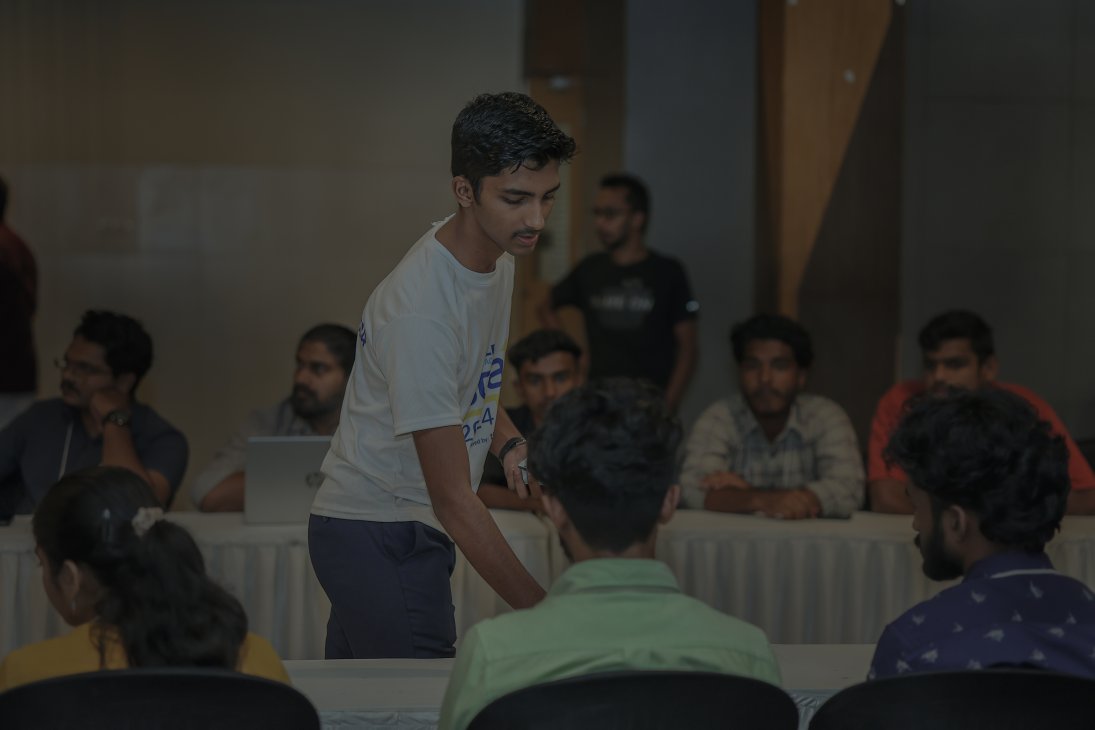
#> input picture Photos/IMGL7539.jpg, 5472 x 3648 px, found by its file name (shown at 1/5 size)
$ python 12-histogram.py
#> lines starting #> are read from the running program, lines starting #| are printed output that depends on the picture; after the words box and inside, x2 and y2 are one past the last pixel; in counts of white or black regions, pixels touching at a corner belong together
import cv2 as cv
import matplotlib.pyplot as plt
import numpy as np

img = cv.imread("Photos\IMGL7539.jpg")
#> img is the input picture: shape (3648, 5472, 3); mean B, G, R 41.4, 45.6, 46.8
resize = cv.resize(img,(800,500),cv.INTER_AREA)
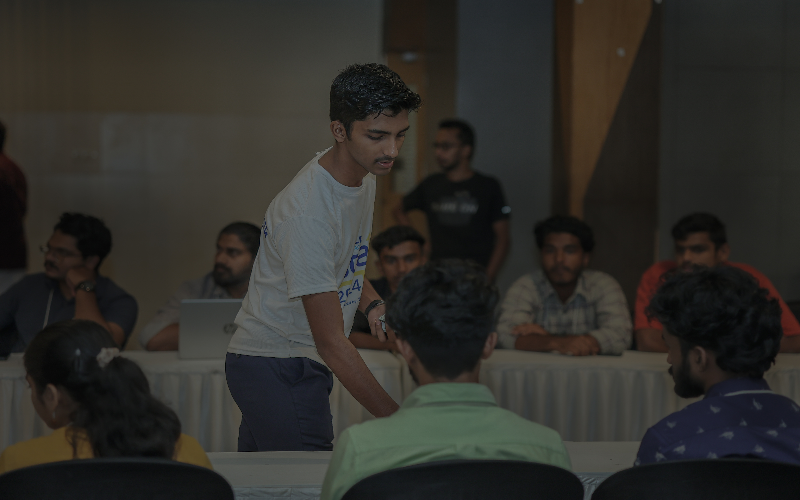
#> resize: shape (500, 800, 3); mean B, G, R 41.3, 45.5, 46.7
gray = cv.cvtColor(resize,cv.COLOR_BGR2GRAY)
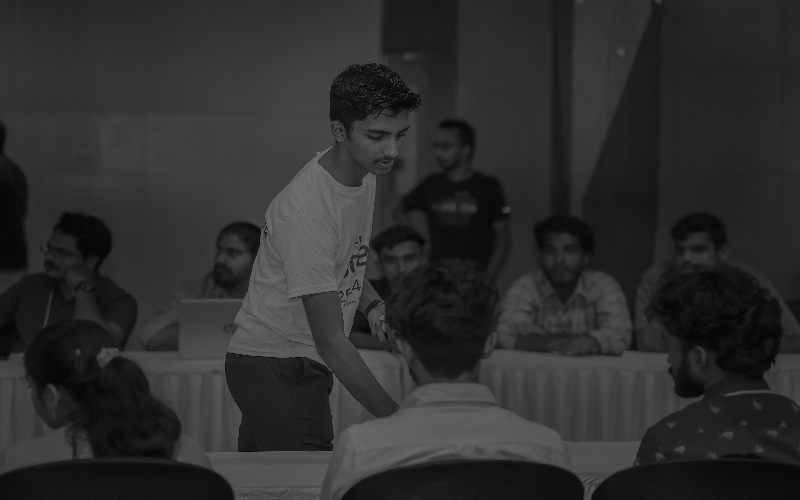
#> gray: shape (500, 800); min 0, max 120, mean 45.4
blank = np.zeros(gray.shape[0:2],dtype="uint8")

circle = cv.circle(blank,(gray.shape[1]//2,gray.shape[0]//2),100,255,-1)
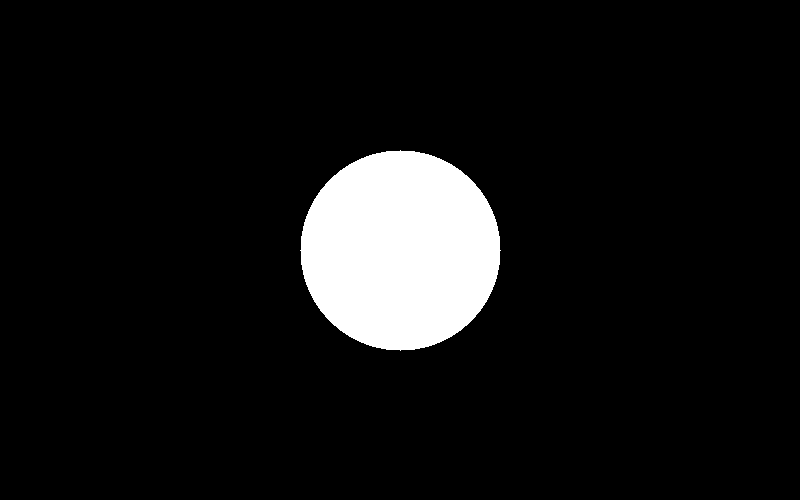
#> blank: shape (500, 800); 7.9% white; 1 white region, box (x1, y1, x2, y2) and area: (300, 150, 501, 351) 31417

mask = cv.bitwise_and(gray,gray,mask=circle)
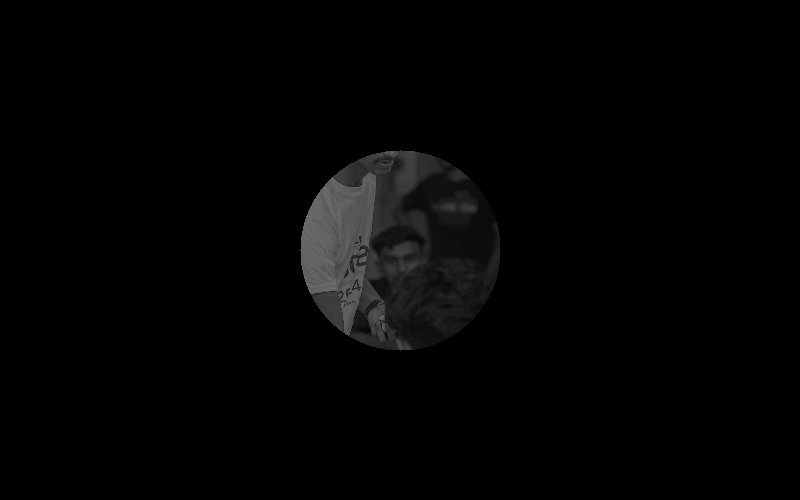
#> mask: shape (500, 800); min 0, max 114, mean 3.6

gray_hist = cv.calcHist([gray],[0],circle,[256],[0,256])
#> gray_hist = 256 values, max 970 at index 15, min 0 at index 0, mean 122.7

plt.figure()
plt.title("Grayscale histogram")

plt.plot(gray_hist)

plt.xlabel("Bins")
plt.ylabel("# of pixels")

plt.xlim([0,256])


cv.imshow("image",gray)
cv.imshow("masked",mask)
# plt.show()

# Color histogram

colors = ("b","g","r")

plt.figure()
plt.title("Colorscale histogram")

plt.xlabel("Bins")
plt.ylabel("# of pixels")

plt.xlim([0,256])


for i,color in enumerate(colors):
    hist = cv.calcHist([resize],[i],circle,[256],[0,256])
    plt.plot(hist,color=color)

plt.show()
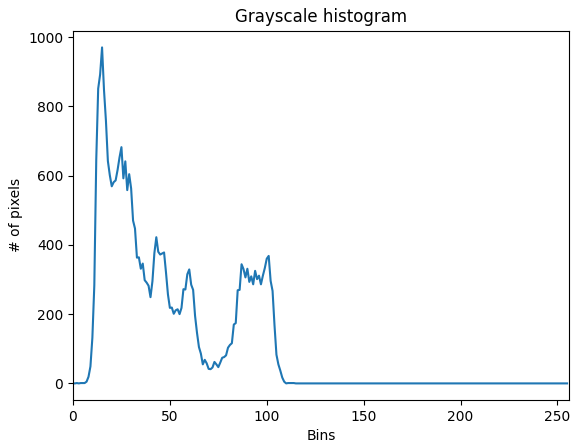
#> figure drawn by matplotlib, 1 panel; curve peaks at x = 15, y = 970
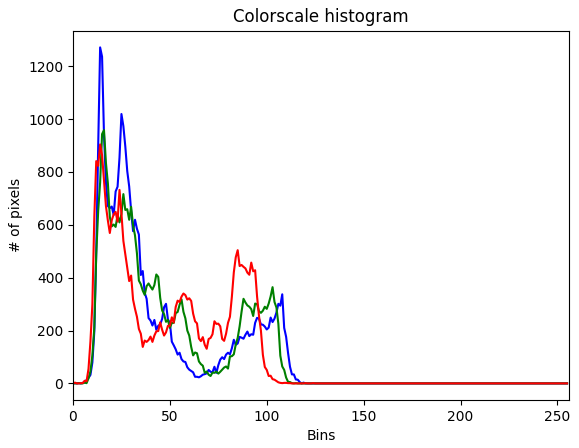
#> figure drawn by matplotlib, 1 panel; curve peaks at x = 14, y = 1271; curve peaks at x = 16, y = 958; curve peaks at x = 14, y = 904

cv.waitKey(0)

$ run again, with Photos/IMG-20240428-WA0017.jpg copied over Photos/IMGL7539.jpg
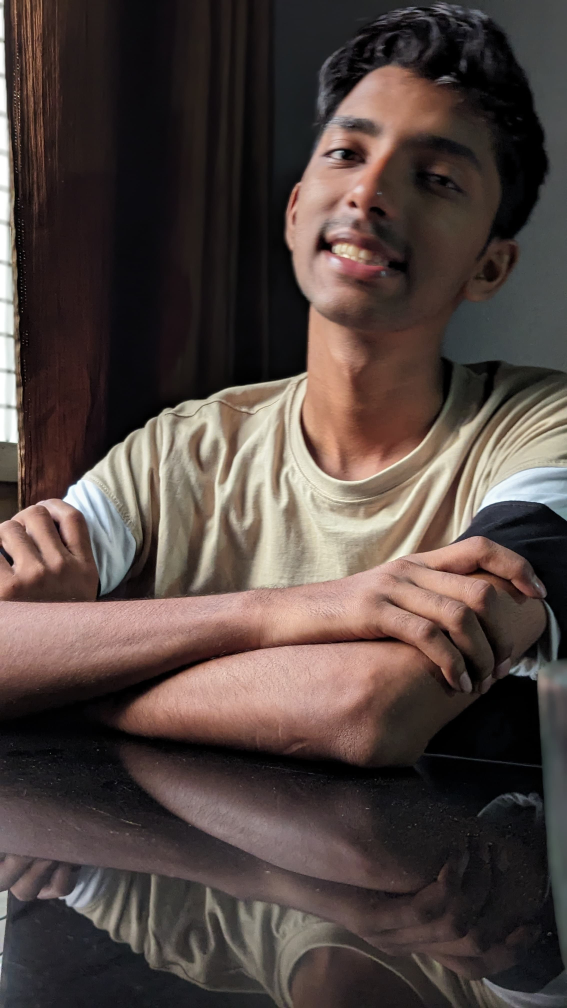
#> input picture Photos/IMG-20240428-WA0017.jpg, 2268 x 4032 px, found by its file name (shown at 1/4 size)
#> img is the input picture: shape (4032, 2268, 3); mean B, G, R 64.2, 68.5, 81.5
#> blank: shape (500, 800); 7.9% white; 1 white region, box (x1, y1, x2, y2) and area: (300, 150, 501, 351) 31417
#> `mask = cv.bitwise_and(gray,gray,mask=circle)`:
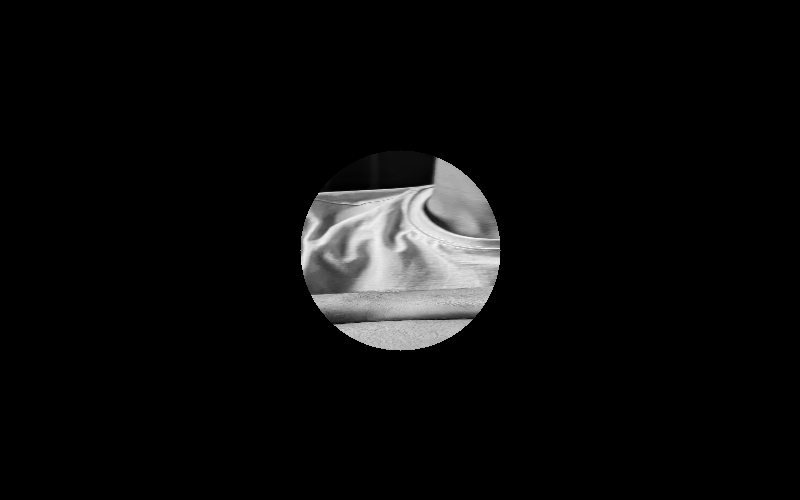
#> mask: shape (500, 800); min 0, max 249, mean 11.5
#> gray_hist = 256 values, max 579 at index 14, min 0 at index 0, mean 122.7
#> `plt.show()`:
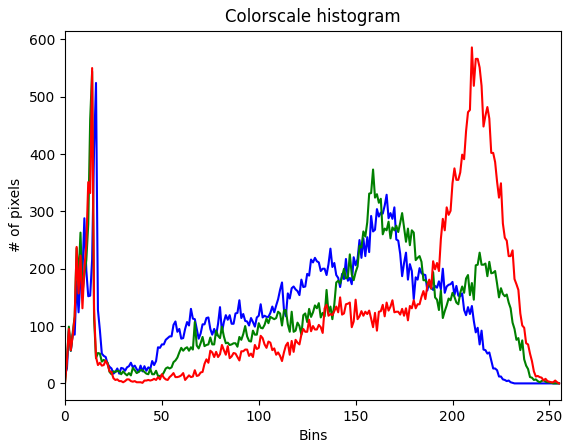
#> figure drawn by matplotlib, 1 panel; curve peaks at x = 16, y = 524; curve peaks at x = 14, y = 544; curve peaks at x = 210, y = 586
